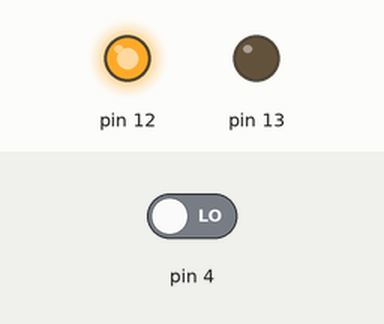
This sketch was run on a simulated Arduino Uno, built with avr-gcc and run on an emulated ATmega328P. Parts: output pins drawn as LEDs (lit = HIGH). Inputs (shaded band) come from the test bench; at power-on: pin 4 LOW.

Above: at 1.2 s.
1.3 s: pin 4 driven HIGH
At 1.7 s:
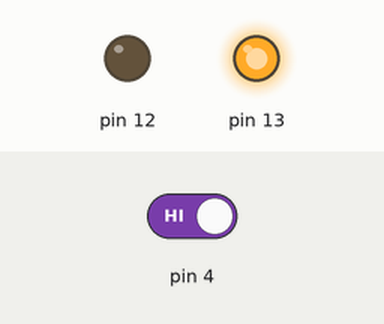
2.8 s: pin 4 driven LOW
At 4.1 s:
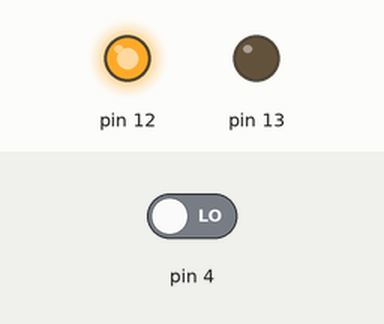
Timing chart, 0 to 5.8 s (numbered marks = the images above; inputs shaded):
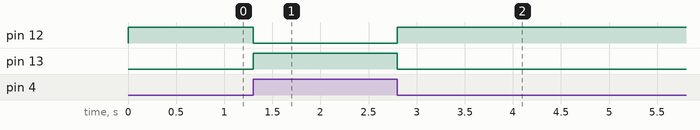

The sketch:

wy2LED.ino
```cpp
void setup() {
  pinMode(4,INPUT);
  pinMode(12,OUTPUT);
  pinMode(13,OUTPUT);
}

void loop() {
  int n=digitalRead(4);
  if(n==HIGH) {
    digitalWrite(13,HIGH);
    digitalWrite(12,LOW);
  }
  else
  {
    digitalWrite(12,HIGH);
    digitalWrite(13,LOW);
  }
}
```

Measured:
- after the input at 1.3 s, pin 12: HIGH → LOW at once; pin 13: LOW → HIGH at once
- after the input at 2.8 s, pin 12: LOW → HIGH at once; pin 13: HIGH → LOW at once
